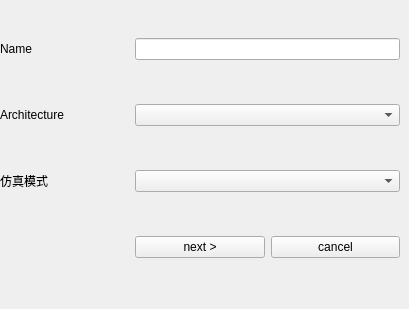
   <widget class="QWidget" name="page">
    <widget class="QWidget" name="gridLayoutWidget">
     <property name="geometry">
      <rect>
       <x>0</x>
       <y>0</y>
       <width>400</width>
       <height>300</height>
      </rect>
     </property>
     <layout class="QGridLayout" name="gridLayout">
      <item row="1" column="0">
       <widget class="QLabel" name="lbl_arch">
        <property name="text">
         <string>Architecture</string>
        </property>
       </widget>
      </item>
      <item row="2" column="0">
       <widget class="QLabel" name="mode_dropdown_box">
        <property name="text">
         <string>仿真模式</string>
        </property>
       </widget>
      </item>
      <item row="0" column="0">
       <widget class="QLabel" name="lbl_vmname">
        <property name="text">
         <string>Name</string>
        </property>
       </widget>
      </item>
      <item row="3" column="2">
       <widget class="QPushButton" name="btn_cancel1">
        <property name="text">
         <string>cancel</string>
        </property>
       </widget>
      </item>
      <item row="3" column="1">
       <widget class="QPushButton" name="btn_next1">
        <property name="text">
         <string>next &gt;</string>
        </property>
       </widget>
      </item>
      <item row="2" column="1" colspan="2">
       <widget class="QComboBox" name="mode_sel_dropdown_box">
        <property name="placeholderText">
         <string>Please choose an option</string>
        </property>
        <item>
         <property name="text">
          <string>全系统仿真</string>
         </property>
        </item>
        <item>
         <property name="text">
          <string>硬件在环仿真</string>
         </property>
        </item>
        <item>
         <property name="text">
          <string>固件托管仿真</string>
         </property>
        </item>
       </widget>
      </item>
      <item row="1" column="1" colspan="2">
       <widget class="QComboBox" name="cb_arch">
        <property name="placeholderText">
         <string>Please choose an architecture</string>
        </property>
        <item>
         <property name="text">
          <string>i386</string>
         </property>
        </item>
        <item>
         <property name="text">
          <string>x86_64</string>
         </property>
        </item>
        <item>
         <property name="text">
          <string>mips64el</string>
         </property>
        </item>
        <item>
         <property name="text">
          <string>mipsel</string>
         </property>
        </item>
        <item>
         <property name="text">
          <string>ppc</string>
         </property>
        </item>
        <item>
         <property name="text">
          <string>ppc64</string>
         </property>
        </item>
        <item>
         <property name="text">
          <string>aarch64</string>
         </property>
        </item>
        <item>
         <property name="text">
          <string>arm</string>
         </property>
        </item>
        <item>
         <property name="text">
          <string>sparc</string>
         </property>
        </item>
        <item>
         <property name="text">
          <string>sparc64</string>
         </property>
        </item>
        <item>
         <property name="text">
          <string>alpha</string>
         </property>
        </item>
        <item>
         <property name="text">
          <string>riscv32</string>
         </property>
        </item>
        <item>
         <property name="text">
          <string>riscv64</string>
         </property>
        </item>
       </widget>
      </item>
      <item row="0" column="1" colspan="2">
       <widget class="QLineEdit" name="le_vmname"/>
      </item>
     </layout>
    </widget>
   </widget>
